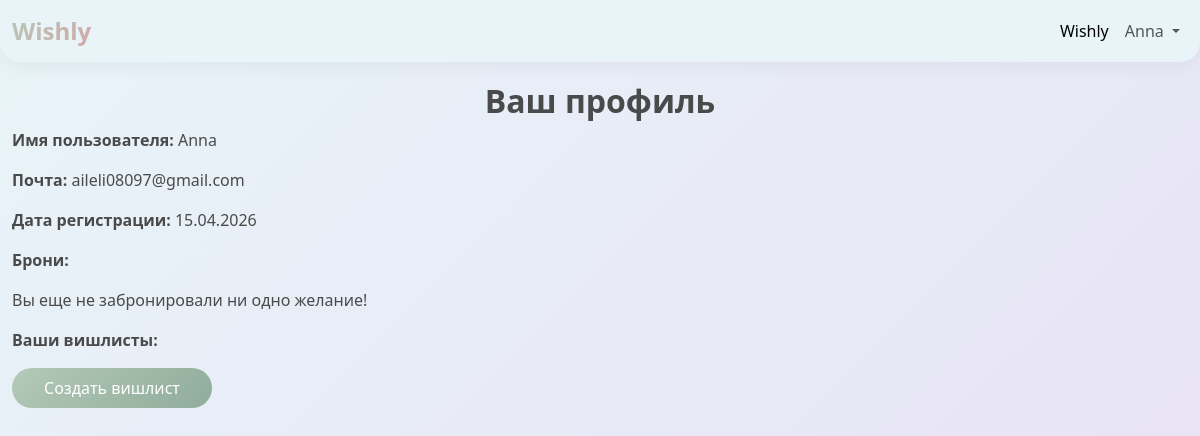
The page /profile (signed in) on the database as committed earlier.
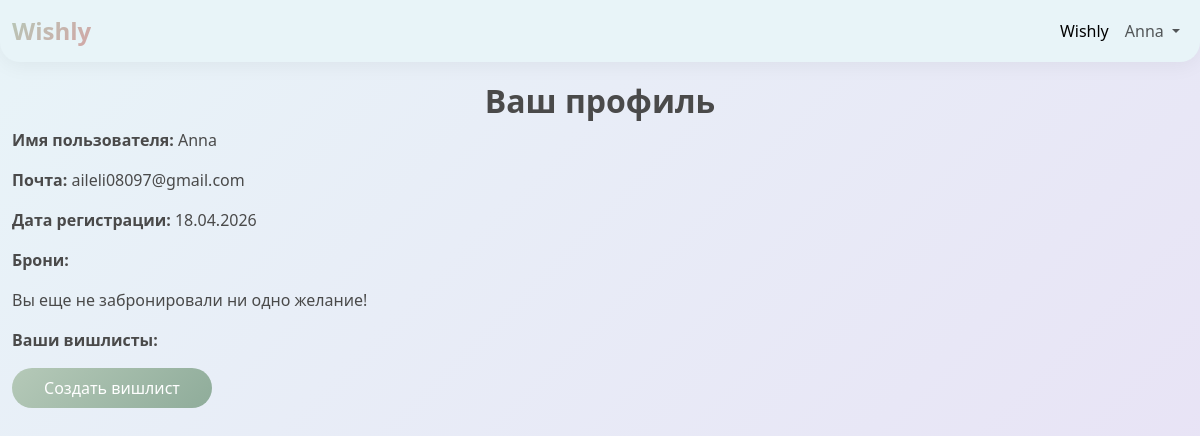
The same page on the database as committed later.
### data/users.py (models this page shows, shortened)
class User(SqlAlchemyBase, UserMixin, SerializerMixin):
    __tablename__ = 'users'
    id = sqlalchemy.Column(sqlalchemy.Integer,
                           primary_key=True, autoincrement=True)
    username = sqlalchemy.Column(sqlalchemy.String, unique=True, nullable=True)
    email = sqlalchemy.Column(sqlalchemy.String,
                              index=True, unique=True, nullable=True)
    hashed_password = sqlalchemy.Column(sqlalchemy.String, nullable=True)
    modified_date = sqlalchemy.Column(sqlalchemy.DateTime,
                                      default=date.today())
    lists = orm.relationship("Lists", back_populates='user')

### main.py (the view, shortened to what this page needs)
@application.route('/profile')
@login_required
def profile():
    db_sess = db_session.create_session()
    sub_lists = set()
    soon = set()
    lists = db_sess.query(Lists).filter(Lists.user_id == current_user.id).all()
    for l in lists:
        if l is not None:
            if 0 < (l.date - date.today()).days < 7:
                soon.add(l)
    user = db_sess.query(User).filter(User.id == current_user.id).first()
    return render_template('profile.html', sub_lists=list(sub_lists), lists=lists, user=user, soon=list(soon))

### data/db_session.py (called while the page is built)
def create_session() -> Session:
    global __factory
    if __factory is None:
        if os.environ.get('DATABASE_URL'):
            global_init(None)
        else:
            global_init("db/wishly.db")
    return __factory()

### main.py (called while the page is built)
@login_manager.user_loader
def load_user(user_id):
    db_sess = db_session.create_session()
    return db_sess.query(User).get(user_id)

### templates/profile.html
{% extends "base.html" %}
{% block content %}
<h2 class="text-center">Ваш профиль</h2>
<p><b>Имя пользователя:</b> {{ user.username }}</p>
<p><b>Почта:</b> {{ user.email }}</p>
<p><b>Дата регистрации:</b> {{ user.modified_date.strftime("%d.%m.%Y") }}</p>
<p><b>Брони:</b></p>
{% if sub_lists %}
    <div class="table_container">
          <ol>
            {% for item in sub_lists %}
              {% if item in soon %}
              <li class="ordinary"><a href="/shared/{{ item.token }}">{{ item.feast }}(Осталось меньше недели!)</a></li>
              {% else %}
              <li class="ordinary"><a href="/shared/{{ item.token }}">{{ item.feast }}</a></li>
              {% endif %}
            {% endfor %}
          </ol>
    </div>
{% else %}
<p>Вы еще не забронировали ни одно желание!</p>
{% endif %}
<p><b>Ваши вишлисты:</b></p>
{% if lists %}
    <div class="table_container">
          <ol>
            {% for item in lists %}
              {% if item in soon %}
              <li class="ordinary"><a href="/list{{ item.id }}">{{ item.feast }}(Осталось меньше недели!)</a></li>
              {% else %}
              <li class="ordinary"><a href="/list{{ item.id }}">{{ item.feast }}</a></li>
              {% endif %}
            {% endfor %}
          </ol>
      <a class="nav-link btn btn-primary" style="width: 300px;" href="/add_list">Создать новый вишлист</a>
    </div>
{% else %}
<a class="nav-link btn btn-primary" style="width: 200px;" href="/add_list">Создать вишлист</a>
{% endif %}
{% endblock %}

### templates/base.html (shortened to what this page needs)
<!doctype html>
<html lang="en">
<head>
    <link href="https://cdn.jsdelivr.net/npm/bootstrap@5.3.8/dist/css/bootstrap.min.css" rel="stylesheet"
>
    <link href="/static/css/style.css" rel="stylesheet">
</head>
<body>
<header>
    <nav class="navbar navbar-expand-lg bg-body-tertiary">
        <div class="container-fluid">
            <a class="navbar-brand" href="/"><strong>Wishly</strong></a>
            <div class="collapse navbar-collapse " id="navbarSupportedContent">
                <ul class="navbar-nav ms-auto">
                    <li class="nav-item">
                        <a class="nav-link active" aria-current="page" href="/">Wishly</a>
                    </li>
                    {% if current_user.is_authenticated %}
                    <li class="nav-item dropdown">
                        <a class="nav-link dropdown-toggle" href="#" role="button" data-bs-toggle="dropdown"
                           aria-expanded="false">
                            {{ current_user.username }}
                        </a>
                    </li>
                    {% endif %}
                </ul>
            </div>
        </div>
    </nav>
</header>
<main role="main" class="container">
    {% block content %}{% endblock %}
</main>
</body>
</html>

### static/css/style.css (style rules this page uses)
:root { --soft-blue: #E8F4F8; --white: #FFFFFF; --powder-pink: #FDE8EC; --lavender: #E8E0F5; --dusty-rose: #D4A5A5; --sage-green: #B5C9B8; --text-dark: #4A4A4A; --text-light: #7A7A7A; --shadow: 0 4px 12px rgba(0, 0, 0, 0.05); --border-radius: 16px; }
body { background: linear-gradient(135deg, var(--soft-blue) 0%, var(--lavender) 100%); font-family: 'Segoe UI', 'Roboto', 'Helvetica Neue', sans-serif; color: var(--text-dark); min-height: 100vh; }
.container { max-width: 1400px; margin: 0 auto; }
.btn { border-radius: 25px; padding: 8px 20px; font-weight: 500; transition: all 0.3s ease; border: none; }
.btn-primary { background: linear-gradient(135deg, var(--sage-green) 0%, #8FAC9A 100%); color: white; }
.navbar { background: var(--soft-blue) !important; box-shadow: 0 4px 20px rgba(0, 0, 0, 0.05); border-radius: 0 0 20px 20px; margin-bottom: 20px; }
.navbar-brand { font-weight: 700; font-size: 24px; background: linear-gradient(135deg, var(--sage-green) 0%, var(--dusty-rose) 100%); -webkit-background-clip: text; background-clip: text; color: transparent; }
.nav-link { color: var(dusty-rose) !important; transition: color 0.2s ease; }
a { color: var(--sage-green); text-decoration: none; transition: all 0.25s ease; font-weight: 500; }
h1, h2, h3, h4, h5 { font-weight: 600; color: var(--text-dark); }
.text-center { color: var(--text-dark); }

Rows that differ between the two databases and show on the page:
changed User "Anna": modified_date "15.04.2026" → "18.04.2026"
